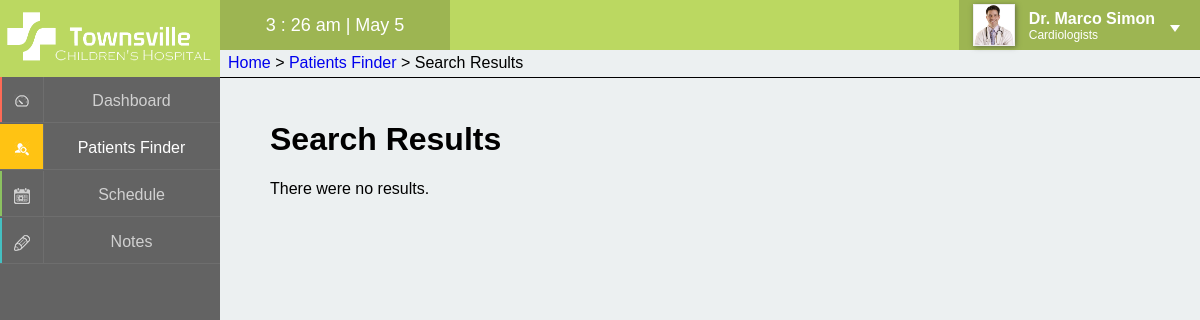
Page /pages/search.php?name=Nicholas (signed in) on the earlier database version.
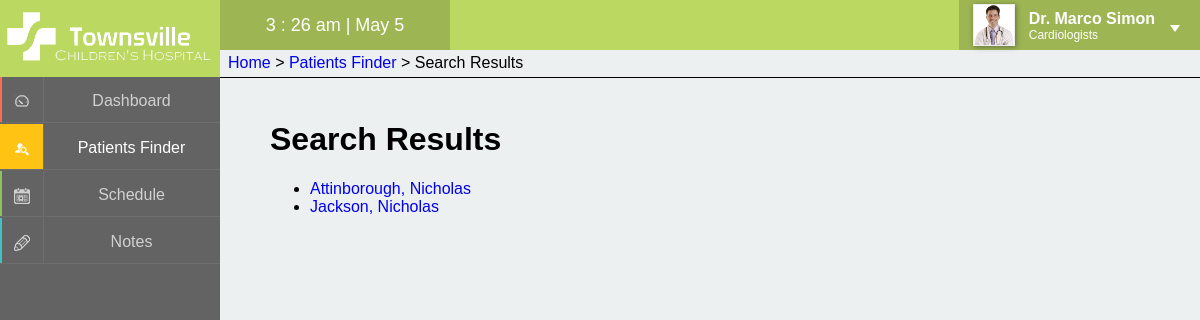
Same page on the later database version.
### tables this page shows
CREATE TABLE IF NOT EXISTS `staff` (
  `staffID` int(4) unsigned zerofill NOT NULL AUTO_INCREMENT,
  `firstName` varchar(40) NOT NULL,
  `lastName` varchar(40) NOT NULL,
  `title` int(1) NOT NULL,
  `password` varchar(64) NOT NULL,
  `specialties` varchar(40) DEFAULT NULL,
  `photo` varchar(200) DEFAULT NULL,
  PRIMARY KEY (`staffID`),
  KEY `title_idx` (`title`)
);

CREATE TABLE IF NOT EXISTS `patients` (
  `patientID` int(7) unsigned zerofill NOT NULL AUTO_INCREMENT,
  `firstName` varchar(40) NOT NULL,
  `lastName` varchar(40) NOT NULL,
  `DOB` date NOT NULL,
  `bloodType` enum('O+','O-','A+','A-','B+','B-','AB+','AB-') NOT NULL,
  `previousNotes` text,
  `guardianID` int(7) unsigned zerofill DEFAULT NULL,
  PRIMARY KEY (`patientID`),
  KEY `guardianID` (`guardianID`)
);

### pages/search.php (the view, shortened to what this page needs)
<?php
	$pageTitle = "Search Results";
	$breadcrumb = "<a href='home.php'>Home</a> > <a href='patientsfinder.php'>Patients Finder</a> > " . $pageTitle;
	include '../inc/panel.php';
?>
<h1>Search Results</h1>
<?php
	if (isset($_SESSION['searcherror'])) {
		echo "<p id='error'>" . $_SESSION['searcherror'] . "</p>";
		unset($_SESSION['searcherror']);
	} else {
		if (isset($_GET['name'])) {
			$sql = "SELECT patientID, firstName, lastName
					FROM patients
					WHERE firstName LIKE '%{$_GET['name']}%'
					OR lastName LIKE '%{$_GET['name']}%'
					ORDER BY lastName ASC";
		} else if (isset($_GET['phone'])) {
			$sql = "SELECT patientID, firstName, lastName
					FROM patients
					WHERE contactNumber LIKE '%{$_GET['phone']}%'
					ORDER BY lastName ASC";
		}
		$result = mysql_query($sql);
		$count = mysql_num_rows($result);
		if ($count != 0) {
			echo "<ul>";
			while ($row = mysql_fetch_assoc($result)) {
				echo "<li><a href='patientview.php?patient={$row['patientID']}'>{$row['lastName']}, {$row['firstName']}</a></li>";
			}
			echo "</ul>";
		} else {
			echo "<p>There were no results.</p>";
		}
	}
?>
<?php
	include '../inc/footer.php';
?>

### inc/panel.php (shortened to what this page needs)
<!DOCTYPE html PUBLIC "-//W3C//DTD XHTML 1.0 Transitional//EN" "http://www.w3.org/TR/xhtml1/DTD/xhtml1-transitional.dtd">
<html xmlns="http://www.w3.org/1999/xhtml" xml:lang="en" lang="en">
<head>
	<link type="text/css" rel="stylesheet" href="../css/panel.css" media="screen" />
	<link type="text/css" rel="stylesheet" href="../css/patientsfinder.css" media="screen" />
</head>
<body onload="load()">
<div class="header">
	<div class="logo">
		<img src="../images/logo_white.png" alt="logo" />
	</div>
	<div class="timer">
		<span id="clock"></span>
	</div>
	<div class="profile">
		<?php
			$staffID = $_SESSION['user'];
			$sql = "SELECT staffID, firstName, lastName, title, specialties, photo
					FROM staff
					WHERE staffID = '$staffID'";
			$result = mysql_query($sql);
			$row = mysql_fetch_assoc($result);
		echo "<div class='pic'>";
			echo $row['photo'];
		echo "</div>";
		echo "<div class='name'>";
			echo "<span class='title'>";
			switch ($row['title']) {
				case 1:	echo "Dr. ";
					break;
			}
			echo $row['firstName'] . " " . $row['lastName'] . "</span> <br />";
				echo "<span class='spec'>{$row['specialties']}</span>";
		echo "</div>";
		?>
		<div class="triangle1"></div>
	</div>
	<div id="breadcrumb">
		<span><?php echo $breadcrumb ?></span>
	</div>
</div>
<div class="panal">
 <a href="home.php" id="m1">
 <div class="layer effect">
 	<div class="mask"></div>
 	<div class="icon">
 		<img src="../images/i1s.png" alt="dashboardICON" />
 	</div>
 	<div class="lable">
 		<span>Dashboard</span>
 	</div>
 </div></a>
  <a href="patientsfinder.php" id="m2">
  <div class="layer effect">
 	<div class="icon">
 		<img src="../images/i2s.png" alt="patientsICON" />
 	</div>
 	<div class="lable">
 		<span>Patients Finder</span>
 	</div>
 </div></a>
  <a href="schedule.php" id="m3">
   <div class="layer effect">
 	<div class="mask"></div>
 	<div class="icon">
 		<img src="../images/i3s.png" alt="scheduleICON" />
 	</div>
 	<div class="lable">
 		<span>Schedule</span>
 	</div>
 </div></a>
    <a href="notes.php" id="m4">
    	<div class="layer effect" id="m4">
 			<div class="mask"></div>
 			<div class="icon">
 				<img src="../images/i4s.png" alt="noteICON" />
 			</div>
 			<div class="lable">
 				<span>Notes</span>
 			</div>
 		</div>
 	</a>
</div>
<div class="content">

### inc/footer.php
</div>
</body>
</html>

### css/panel.css (style rules this page uses)
html, body { margin : 0; padding : 0; height: 100%; background-color: #636363; font-family: "proxima-nova-1","proxima-nova-2",arial,helvetica,sans-serif; }
a { text-decoration: none; }
.header { position: relative; width:100%; height: 50px; background-color: #bbd861; z-index: 10; }
.logo { width:220px; height: 50px; }
.logo img { position: relative; padding-top: 7px; height: 60px; z-index: 11; }
.timer { position: relative; left: 220px; top: -50px; height: 50px; background-color: #9db552; width: 230px; text-align: center; }
.timer span { position: relative; color: white; font-size: 18px; top: 15px; }
.profile { position: relative; right: 0; top: -100px; float: right; height: 50px; background-color: #9db552; cursor: pointer; }
.pic { position: relative; float:left; width: 50px; height: 50px; text-align: center; padding-top: 4px; padding-left: 10px; }
.pic img { width: 40px; height: 40px; border: 1px solid #eee; -webkit-box-shadow: 1px 1px 5px 0px rgba(50, 50, 50, 0.55); -moz-box-shadow: 1px 1px 5px 0px rgba(50, 50, 50, 0.55); box-shadow: 1px 1px 5px 0px rgba(50, 50, 50, 0.55); }
.name { position: relative; float: right; top: 10px; right: 45px; color: white; padding-left: 55px; }
.name .title { font-weight: bold; font-size: 16px; }
.name .spec { font-weight: normal; font-size: 12px; }
.triangle1 { position: absolute; top:25px; right: 20px; width: 0; height: 0; border-style: solid; border-width: 7px 5px 0 5px; border-color: #fff transparent transparent transparent; }
.panal { position: absolute; background-color: #636363; top: 0; left: 0; width: 220px; height: 100%; overflow: hidden; z-index: 5; }
.layer { position: relative; top: 45px; width: 220px; height: 47px; overflow: hidden; z-index: 6; }
#m1 .mask { background-color: #fd6a56; }
#m3 .mask { background-color: #8cc260; }
#m4 .mask { background-color: #44c0c2; }
.effect .mask { width: 2px; height: 46px; position: absolute; overflow: hidden; top: 0; left: 0; z-index: -1; -webkit-transition:width 0.2s; transition:width 0.2s; }
.layer .icon { width: 43px; height: 45px; border-bottom: 1px solid #6e6e6e; border-right: 1px solid #6e6e6e; text-align: center; background-color: transparent; }
.layer .icon img { padding-top: 17px; z-index: 1; opacity: 0.7; -webkit-transition:opacity 0.3s; transition:opacity 0.3s; }
.active .icon img { opacity: 1 !important; }
.layer .lable { position: relative; top: -46px; left: 43px; width: 177px; height: 45px; border-bottom: 1px solid #6e6e6e; text-align: center; }
.layer .lable span { position: relative; color: white; top: 15px; opacity: 0.7; -webkit-transition:opacity 0.3s; transition:opacity 0.3s; }
.active .lable span { opacity: 1 !important; }
.content { background-color: #ecf0f1; position: absolute; min-width: -moz-calc(100% - 280px); min-width: -webkit-calc(100% - 280px); min-width: calc(100% - 280px); min-height: -moz-calc(100% - 100px); min-height: -webkit-calc(100% - 100px); min-height: calc(100% - 100px);*/ top: 77px; left: 220px; padding: 50px 10px 10px 50px; z-index: 1; }
#breadcrumb { position: absolute; left: 220px; top: 50px; height: 27px; min-width: -moz-calc(100% - 220px); min-width: -webkit-calc(100% - 220px); min-width: calc(100% - 220px); border-bottom: 1px solid #000; }
#breadcrumb span { position: relative; bottom: -4px; margin: 0px 8px; }

Differences in the rows shown:
added patients: lastName "Attinborough", firstName "Nicholas"
added patients: lastName "Jackson", firstName "Nicholas"
Other differences:
text no longer shown: "There were no results."
